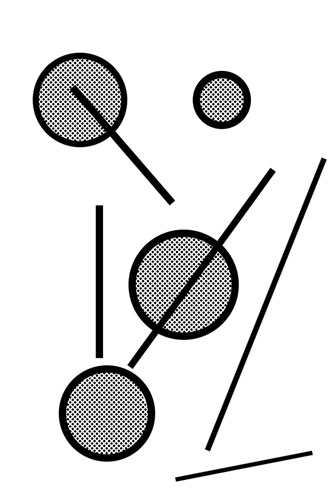
#> input picture Lab2/Tasks/2-1.jpg, 334 x 498 px
$ jupyter execute lab2.ipynb
#> lines starting #> are read from the running program, lines starting #| are printed output that depends on the picture
Задание №1

[cell 1]
import cv2
import numpy as np

def morph_conv(img, op, kernel, iterations = 1):
    original = img
    match op:
        case cv2.MORPH_CLOSE:
            dilated_image = cv2.dilate(original,kernel,iterations=iterations)
            eroded_image = cv2.erode(dilated_image,kernel,iterations=iterations)
            return eroded_image
        case cv2.MORPH_OPEN:
            eroded_image = cv2.erode(original,kernel,iterations=iterations)
            dilated_image = cv2.dilate(eroded_image,kernel,iterations=iterations)
            return dilated_image

path = r"2-1.jpg"
picture = cv2.imread(path,cv2.IMREAD_COLOR)
#> picture is the input picture: shape (498, 334, 3); min 0, max 255, mean 223.8

kernel = np.ones((5,5), np.uint8)

user_opened_picture = morph_conv(picture,cv2.MORPH_OPEN,kernel,iterations = 1)
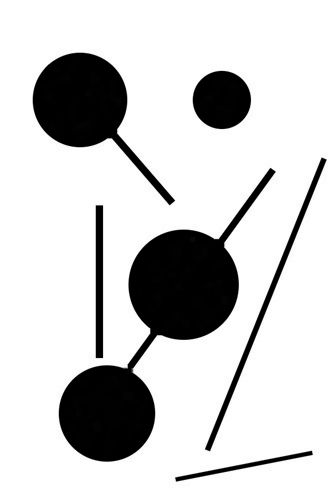
#> user_opened_picture: shape (498, 334, 3); min 0, max 255, mean 206.5
sys_opened_picture = cv2.morphologyEx(picture, cv2.MORPH_OPEN, kernel, iterations = 1)
open_diff = sys_opened_picture - user_opened_picture
#> open_diff: shape (498, 334, 3); every value is 0

user_closed_picture = morph_conv(picture,cv2.MORPH_CLOSE,kernel, iterations = 1)
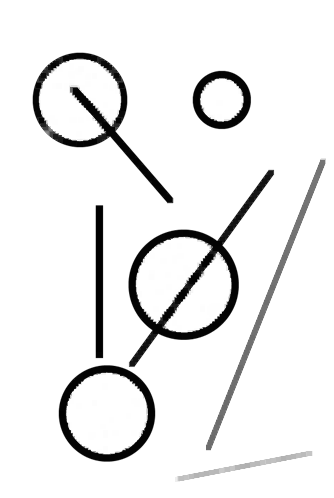
#> user_closed_picture: shape (498, 334, 3); min 0, max 255, mean 236.1
sys_closed_picture = cv2.morphologyEx(picture, cv2.MORPH_CLOSE, kernel, iterations = 1)
close_diff = sys_closed_picture - user_closed_picture

cv2.imshow("2-1.jpg",picture)
cv2.imshow("sys_opened_picture.jpg",sys_opened_picture)
cv2.imshow("user_open.jpg",user_opened_picture)
res = cv2.imwrite(r"result_1.jpg",user_opened_picture)
cv2.imshow("user_close.jpg",user_closed_picture)
cv2.imshow("sys_closed_picture.jpg",sys_closed_picture)
cv2.imshow("open_diff.jpg",open_diff)
cv2.imshow("close_diff.jpg",close_diff)
cv2.waitKey(0)
cv2.destroyAllWindows()

Задание №2

[cell 2]
path = r"2-2.jpg"
picture = cv2.imread(path,cv2.IMREAD_GRAYSCALE)
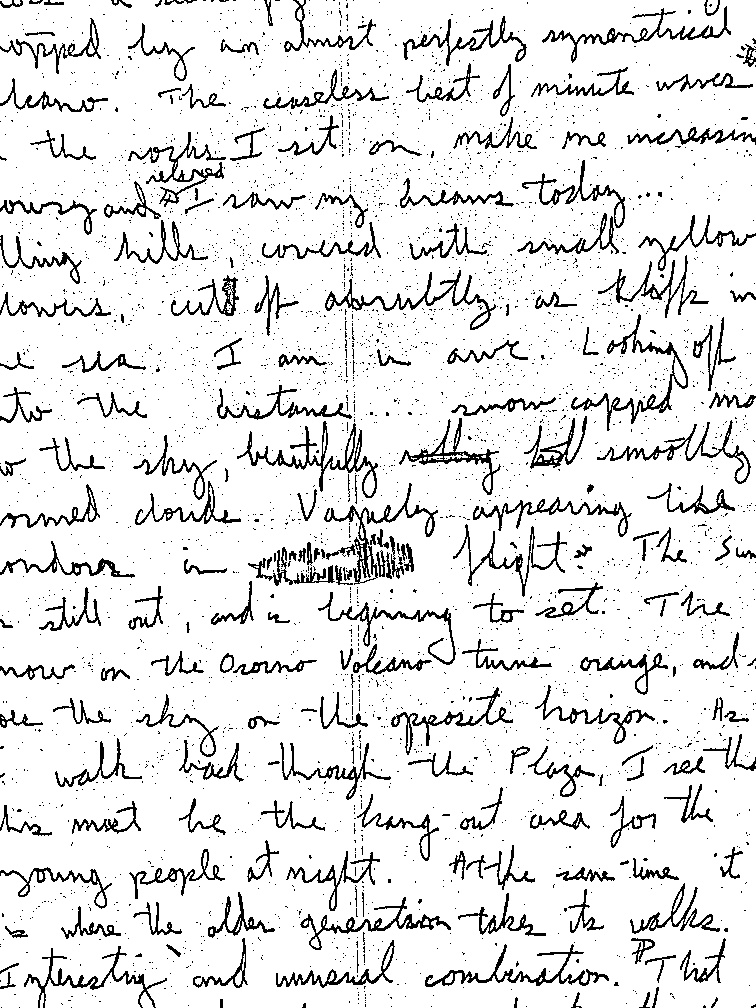
#> input picture Lab2/Tasks/2-2.jpg, 756 x 1008 px
#> picture is the input picture: shape (1008, 756); min 0, max 255, mean 228.5

kernel = np.ones((3,3), np.uint8)

sys_opened_picture = cv2.morphologyEx(picture,cv2.MORPH_OPEN,kernel=kernel,iterations=1)
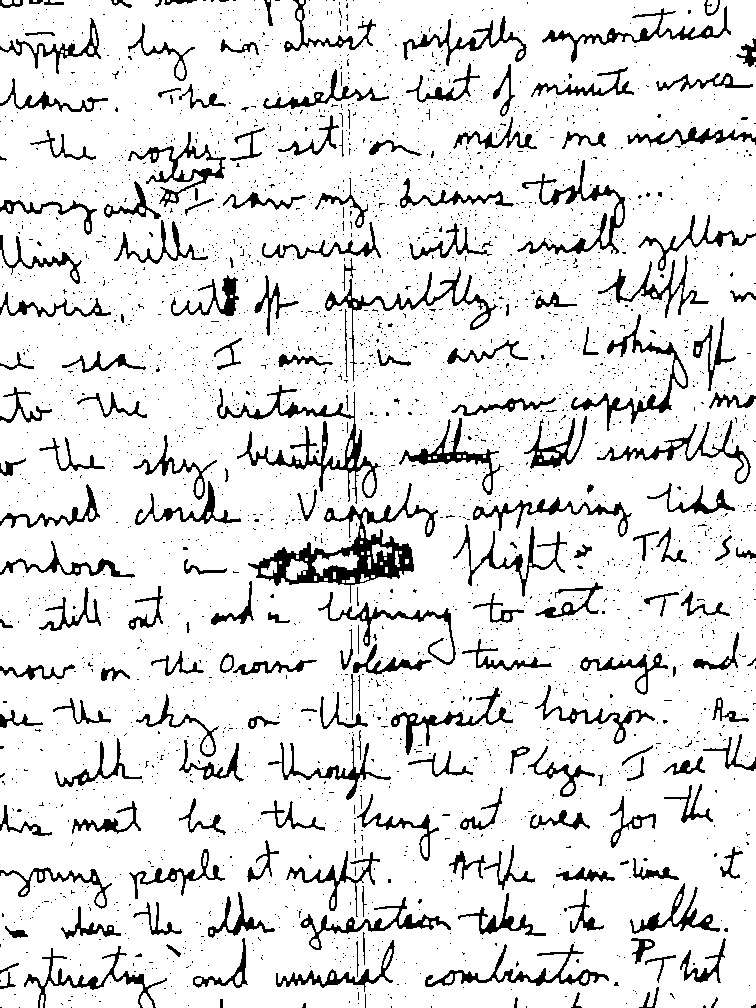
#> sys_opened_picture: shape (1008, 756); min 0, max 255, mean 224.8
sys_blured_opened_picture = cv2.medianBlur(sys_opened_picture,3)
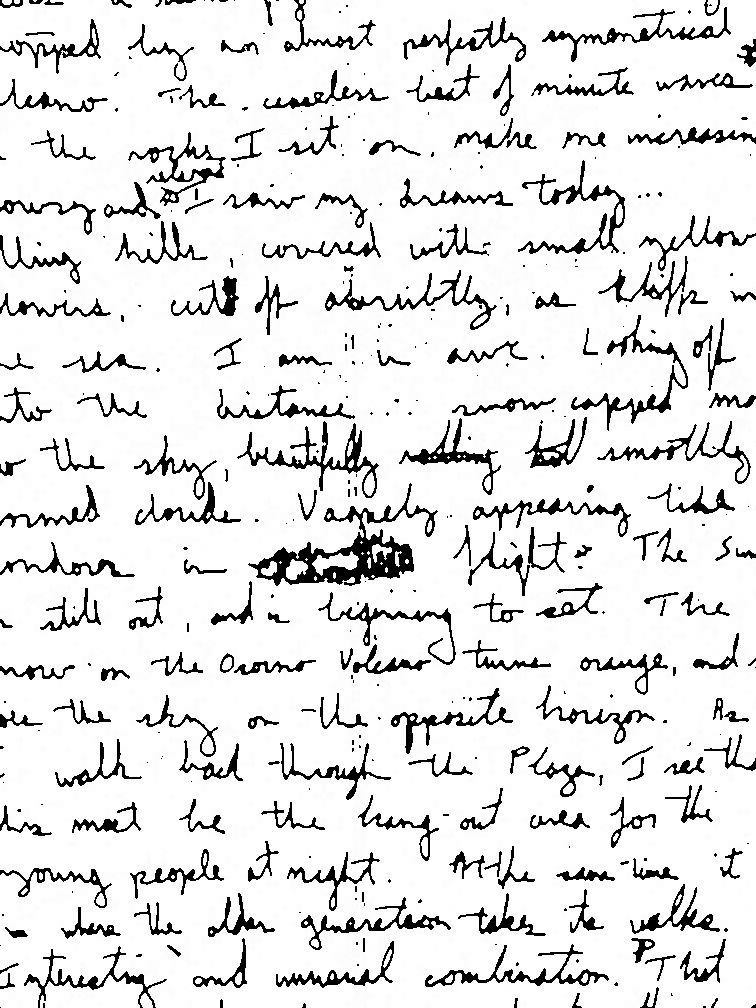
#> sys_blured_opened_picture: shape (1008, 756); min 0, max 255, mean 226.6

cv2.imshow("2-2.jpg",picture)
cv2.imshow("sys_opened_picture",sys_opened_picture)
cv2.imshow("sys_blured_opened_picture",sys_blured_opened_picture)
cv2.waitKey(0)
cv2.destroyAllWindows()
